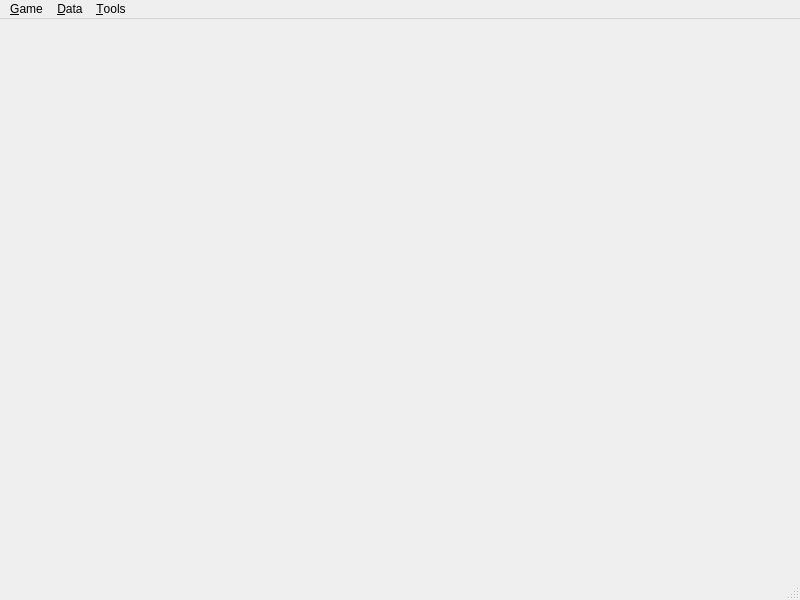
<?xml version="1.0" encoding="UTF-8"?>
<ui version="4.0">
 <class>wndMain</class>
 <widget class="QMainWindow" name="wndMain">
  <property name="geometry">
   <rect>
    <x>0</x>
    <y>0</y>
    <width>800</width>
    <height>600</height>
   </rect>
  </property>
  <property name="windowTitle">
   <string>DoDA Server</string>
  </property>
  <widget class="QWidget" name="centralwidget"/>
  <widget class="QMenuBar" name="menubar">
   <property name="geometry">
    <rect>
     <x>0</x>
     <y>0</y>
     <width>800</width>
     <height>27</height>
    </rect>
   </property>
   <widget class="QMenu" name="menu_Game">
    <property name="title">
     <string>&amp;Game</string>
    </property>
    <addaction name="actExit"/>
   </widget>
   <widget class="QMenu" name="menu_Tools">
    <property name="title">
     <string>&amp;Tools</string>
    </property>
    <addaction name="actMaintenance"/>
    <addaction name="actPreferences"/>
   </widget>
   <widget class="QMenu" name="menu_Data">
    <property name="title">
     <string>&amp;Data</string>
    </property>
    <addaction name="actMaps"/>
   </widget>
   <addaction name="menu_Game"/>
   <addaction name="menu_Data"/>
   <addaction name="menu_Tools"/>
  </widget>
  <widget class="QStatusBar" name="statusbar"/>
  <action name="actExit">
   <property name="text">
    <string>E&amp;xit</string>
   </property>
  </action>
  <action name="actMaintenance">
   <property name="text">
    <string>&amp;Maintenance ...</string>
   </property>
  </action>
  <action name="actPreferences">
   <property name="text">
    <string>&amp;Preferences ...</string>
   </property>
  </action>
  <action name="actMaps">
   <property name="text">
    <string>&amp;Maps ...</string>
   </property>
  </action>
 </widget>
 <resources/>
 <connections>
  <connection>
   <sender>actExit</sender>
   <signal>triggered()</signal>
   <receiver>wndMain</receiver>
   <slot>close()</slot>
   <hints>
    <hint type="sourcelabel">
     <x>-1</x>
     <y>-1</y>
    </hint>
    <hint type="destinationlabel">
     <x>399</x>
     <y>299</y>
    </hint>
   </hints>
  </connection>
 </connections>
</ui>
